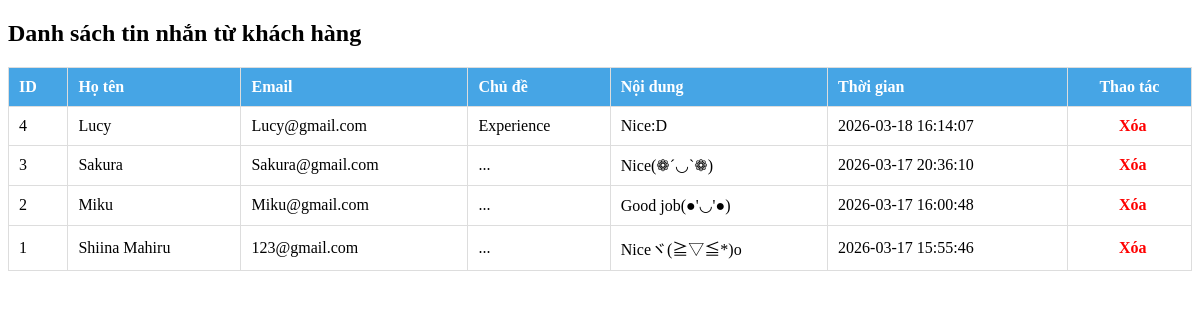
/admin_messages.php (signed in), run on the app's committed database.
### tables this page shows
CREATE TABLE `contacts` (
  `id` int(11) NOT NULL,
  `fullname` varchar(255) NOT NULL,
  `email` varchar(255) NOT NULL,
  `subject` varchar(255) DEFAULT NULL,
  `message` text NOT NULL,
  `status` tinyint(1) DEFAULT '0',
  `created_at` timestamp NOT NULL DEFAULT CURRENT_TIMESTAMP
);

### admin_messages.php (the view, shortened to what this page needs)
<?php
require_once 'db.php';
$sql = "SELECT * FROM contacts ORDER BY created_at DESC";
$result = mysqli_query($conn, $sql);
?>
<!DOCTYPE html>
<html>
<head>
    <link rel="stylesheet" href="css/admin_messages.css">
</head>
<body>
    <h2>Danh sách tin nhắn từ khách hàng</h2>
    <table>
        <tr>
            <th>ID</th>
            <th>Họ tên</th>
            <th>Email</th>
            <th>Chủ đề</th>
            <th>Nội dung</th>
            <th>Thời gian</th>
            <th><center>Thao tác</center></th></tr>
        <?php
        while($row = mysqli_fetch_assoc($result)): ?>
        <tr>
            <td><?php echo $row['id']; ?></td>
            <td><?php echo htmlspecialchars($row['fullname']); ?></td>
            <td><?php echo htmlspecialchars($row['email']); ?></td>
            <td><?php echo htmlspecialchars($row['subject']); ?></td>
            <td><?php echo nl2br(htmlspecialchars($row['message'])); ?></td>
            <td><?php echo $row['created_at']; ?></td>
        <td style="text-align: center; padding: 0;">
            <a href="admin_messages.php?delete=<?php echo $row['id']; ?>"
               onclick="return confirm('Muốn xóa tin này?');"
               style="color: red; text-decoration: none; font-weight: bold; display: block; padding: 10px; width: 89%; height: 100%;">
               Xóa
            </a>
        </td>
        </tr>
        <?php endwhile; ?>
    </table>
</body>
</html>

### css/admin_messages.css (style rules this page uses)
table { width: 100%; border-collapse: collapse; }
th, td { padding: 10px; border: 1px solid #ddd; text-align: left; }
th { background-color: #46a5e5; color: white; }

### data on the page
contacts: id "4", fullname "Lucy", email "Lucy@gmail.com", subject "Experience", message "Nice:D", created_at "2026-03-18 16:14:07"
contacts: id "3", fullname "Sakura", email "Sakura@gmail.com", subject "...", message "Nice(❁´◡`❁)", created_at "2026-03-17 20:36:10"
contacts: id "2", fullname "Miku", email "Miku@gmail.com", subject "...", message "Good job(●'◡'●)", created_at "2026-03-17 16:00:48"
contacts: id "1", fullname "Shiina Mahiru", email "123@gmail.com", subject "...", message "Niceヾ(≧▽≦*)o", created_at "2026-03-17 15:55:46"
